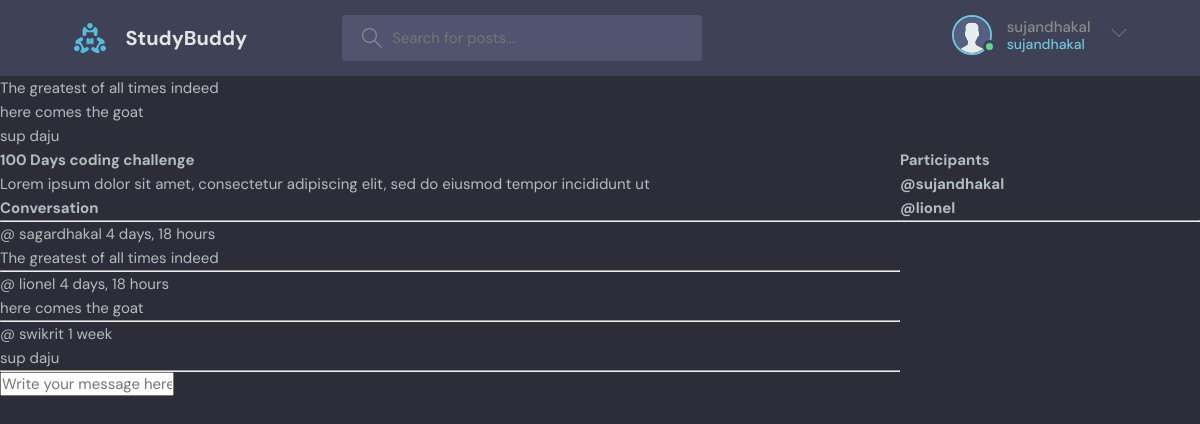
/room/2 (signed in), run on the app's committed database.
### base/models.py (models this page shows, shortened)
class Message(models.Model):
    user = models.ForeignKey(User , on_delete= models.CASCADE)
    room = models.ForeignKey(Room, on_delete=models.CASCADE)
    body = models.TextField()
    updated = models.DateTimeField(auto_now= True)
    created = models.DateTimeField(auto_now_add= True)
    def __str__(self):
        return self.body[0:50]

class Room(models.Model):
    host = models.ForeignKey(User , on_delete= models.SET_NULL , null= True)
    topic = models.ForeignKey(Topic , on_delete= models.SET_NULL , null= True)
    name = models.CharField(max_length=200)
    description = models.TextField(null= True , blank= True)
    participants = models.ManyToManyField(User , related_name='participants' , blank= True)
    updated = models.DateTimeField(auto_now= True)
    created = models.DateTimeField(auto_now_add= True)
    class Meta:
        ordering = ['-updated' , '-created']

### base/views.py (the view, shortened to what this page needs)
# urls.py: path('room/<str:pk>' , views.room , name= 'room'),
def room(request , pk):
    room = Room.objects.get(id = pk)
    messages = room.message_set.all().order_by('-created')
    participants = room.participants.all()
    context = {'room' : room , 'messages' : messages, 'participants': participants}
    return render(request , 'base/room.html' , context)

### base/templates/base/room.html (shortened to what this page needs)
{% extends 'main.html' %} {% block content %}
<div class="room-container">
  <div class="comment-wrapper">
    <h1>{{room.name}}</h1>
    <p>{{room.description}}</p>
    <h3>Conversation</h3>
    <hr />
    {% for message in messages %}
    <div>
      <small>@ {{message.user}} {{message.created|timesince}}</small>
      <br />
      <p>{{message.body}}</p>
      <hr />
    </div>
    {% endfor %} {% if request.user.is_authenticated %}
    <div class="comment-form">
      <form action="" method="POST">
        <input
          type="text"
          name="body"
          placeholder="Write your message here..."
        />
      </form>
    </div>
    {% endif %}
  </div>
  <div>
    <h2>
      Participants {% for user in participants%}
      <p>@{{user.username}}</p>
      {% endfor%}
    </h2>
    <hr />
  </div>
</div>
{% endblock content %}

### templates/main.html (shortened to what this page needs)
<!DOCTYPE html>
{% load static %}
<html lang="en">
  <head>
    <link rel="stylesheet" href="{% static 'styles/style.css'%}" />
  </head>
  <body>
    {% include 'navbar.html' %} {% if messages%}
    <ul class="messages">
      {% for message in messages %}
      <li>{{ message }}</li>
      {% endfor %}
    </ul>
    {% endif%} {% block content %} {% endblock %}
  </body>
</html>

### templates/navbar.html (shortened to what this page needs)
{% load static %}
<header class="header header--loggedIn">
  <div class="container">
    <a href="{ % url 'home' %}" class="header__logo">
      <img src="{% static 'images/logo.svg' %}" />
      <h1>StudyBuddy</h1>
    </a>
    <form class="header__search" method="GET" action="{% url 'home' %}">
      <label>
        <input name="q" placeholder="Search for posts..." />
      </label>
    </form>
    <nav class="header__menu">
      {% if request.user.is_authenticated %}
      <div class="header__user">
        <a href="profile.html">
          <div class="avatar avatar--medium active">
            <img src="{% static 'images/avatar.svg' %}" />
          </div>
          <p>
            {{request.user.username}} <span>{{request.user.username}}</span>
          </p>
        </a>
        <button class="dropdown-button">
          <svg
            version="1.1"
            xmlns="http://www.w3.org/2000/svg"
            width="32"
            height="32"
            viewBox="0 0 32 32"
          >
            <title>chevron-down</title>
            <path d="M16 21l-13-13h-3l16 16 16-16h-3l-13 13z"></path>
          </svg>
        </button>
      </div>
      {% else %}
      <a href="{% url 'loginPage' %}">
        <img src="{% static 'images/avatar.svg' %}" />
        <p>Login</p>
      </a>
      {% endif %}
    </nav>
  </div>
</header>

### static/styles/style.css (style rules this page uses)
:root { --color-main: #71c6dd; --color-main-light: #e1f6fb; --color-dark: #3f4156; --color-dark-medium: #51546e; --color-dark-light: #696d97; --color-light: #e5e5e5; --color-gray: #8b8b8b; --color-light-gray: #b2bdbd; --color-bg: #2d2d39; --color-success: #5dd693; --color-error: #fc4b0b; }
* { font-family: "DM Sans", -apple-system, BlinkMacSystemFont, "Segoe UI", Roboto, Oxygen, Ubuntu, Cantarell, "Open Sans", "Helvetica Neue", sans-serif; margin: 0; padding: 0; box-sizing: border-box; text-rendering: optimizeLegibility; font-size: inherit; }
html { font-size: 56.25%; }
@media only screen and (min-width: 1200px) { html { font-size: 62.5%; } }
body { line-height: 1.6; font-weight: 400; font-size: 1.5rem; color: var(--color-light-gray); background-color: var(--color-bg); min-height: 100vh; }
img { width: 100%; }
a { display: inline-block; color: var(--color-main); text-decoration: none; }
.container { max-width: 120rem; width: 90%; margin: auto; }
.avatar { position: relative; display: inline-block; border-radius: 50%; border: 2px solid var(--color-main); }
.avatar img { display: block; border-radius: 50%; object-fit: cover; object-position: center; }
.avatar::after { content: ""; display: block; position: absolute; background-color: var(--color-gray); z-index: 111; border-radius: 50%; border: 0.3rem solid var(--color-dark); }
.avatar.active::after { background-color: var(--color-success); }
.avatar.avatar--medium img { width: 3.6rem; height: 3.6rem; border-radius: 50%; }
.avatar.avatar--medium:after { width: 0.7rem; height: 0.7rem; bottom: 0px; right: -6px; }
.header { padding: 1.5rem; background-color: var(--color-dark); }
.header > .container { display: flex; gap: 9.5rem; }
.header__logo, .header__user { display: flex; gap: 2rem; align-items: center; }
.header__logo > img { height: 3.2rem; width: 3.2rem; }
.header__logo > h1 { font-weight: 700; font-size: 2rem; color: var(--color-light); }
.header__search > label { background-color: var(--color-dark-medium); padding: 1.3rem 1rem; display: flex; align-items: center; gap: 1rem; border-radius: 4px; }
.header__search svg { fill: var(--color-gray); width: 2rem; height: 2rem; margin-left: 1rem; }
.header__search input { width: 30rem; background: transparent; border: none; outline: none; color: var(--color-light); }
.header__menu { margin-left: auto; position: relative; }
.header__menu a { display: flex; gap: 1.5rem; align-items: center; font-weight: 500; text-decoration: none; color: var(--color-gray); }
.header__menu img { height: 3.6rem; }
.header__menu p { line-height: 1.2; }
.header__menu span { color: var(--color-main); font-weight: 500; font-size: 1.4rem; display: block; }
.header__menu svg { width: 1.6rem; height: 1.6rem; fill: var(--color-dark-light); }
.dropdown-button { background: transparent; border: 0; outline: 0; cursor: pointer; }

### base/templates/base/room.html (style rules this page uses)
.room-container { display: grid; grid-template-columns: 3fr 1fr; }

### data on the page
Message: body "The greatest of all times indeed", user "sagardhakal", created "4 days, 18 hours"
Message: body "here comes the goat", user "lionel", created "4 days, 18 hours"
Message: body "sup daju", user "swikrit", created "1 week"
Room: name "100 Days coding challenge", description "Lorem ipsum dolor sit amet, consectetur adipiscing elit, sed do eiusmod tempor incididunt ut"

### other printed values
{{ request.user.username }} "sujandhakal"
{{ user.username }} "sujandhakal"
{{ user.username }} "lionel"
